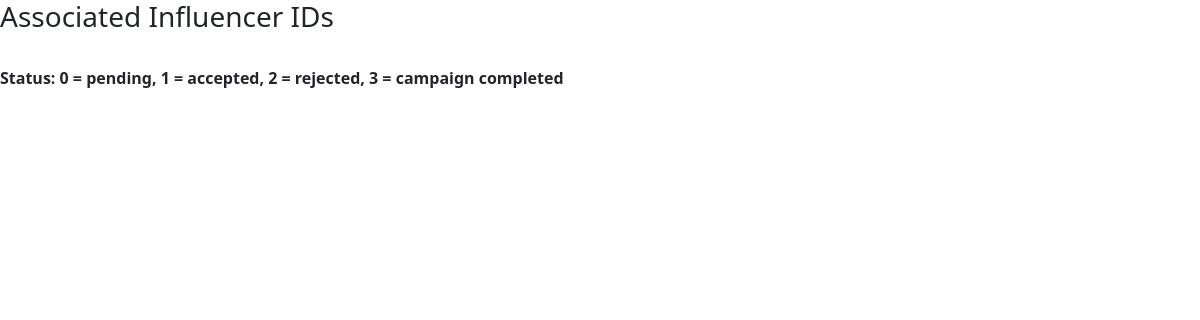
The app's page /sponsor/c/1, older data.
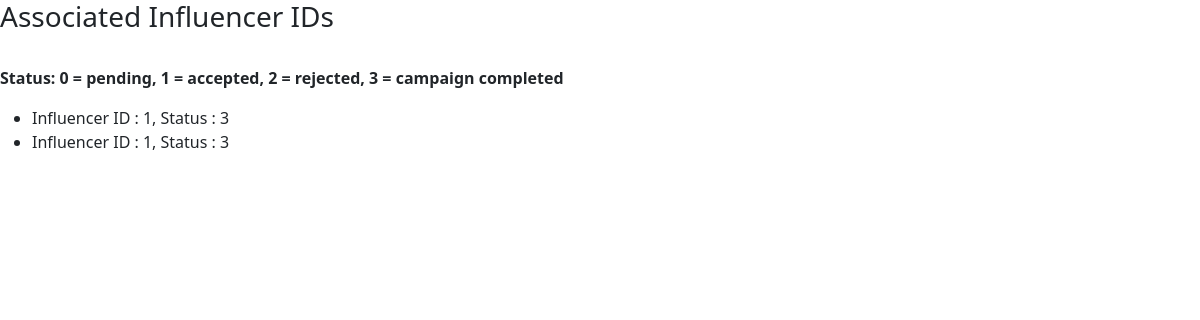
The same page, newer data.
### models.py (models this page shows)
class Influencer_Requests(db.Model):   ## requests from sponsor to influencer
    __tablename__ = "in_requests"
    rid = db.Column(db.Integer, primary_key = True, autoincrement = True)
    cid = db.Column(db.Integer,db.ForeignKey("campaigns.cid"),nullable=False)
    inf = db.Column(db.Integer,db.ForeignKey("influencer_user_info.user_id"),nullable=False)
    sp = db.Column(db.Integer,db.ForeignKey("sponsor_user_info.user_id"),nullable=False)
    payment = db.Column(db.Integer, nullable = False)
    message = db.Column(db.String, nullable = True)
    status = db.Column(db.Integer,nullable=False)  ## 0 > pending, 1 > accepted, 2 > rejected, 3 > completed

class Sponsor_Requests(db.Model):    ## requests from influencer to sponsor
    __tablename__ = "sp_requests"
    rid = db.Column(db.Integer, primary_key = True, autoincrement = True)
    cid = db.Column(db.Integer,db.ForeignKey("campaigns.cid"),nullable=False)
    payment = db.Column(db.Integer, nullable = False)
    message = db.Column(db.String, nullable = True)
    status = db.Column(db.Integer,nullable=False) ## 0 > pending, 1 > accepted, 2 > rejected, 3 > completed
    sp = db.Column(db.Integer,db.ForeignKey("sponsor_user_info.user_id"),nullable=False)
    inf = db.Column(db.Integer,db.ForeignKey("influencer_user_info.user_id"),nullable=False)

### app.py (the view)
@app.route('/sponsor/c/<string:cid>')
def camp_influencers(cid):
    infs = Influencer_Requests.query.filter(Influencer_Requests.cid == cid).all()
    infs += Sponsor_Requests.query.filter(Sponsor_Requests.cid == cid, Sponsor_Requests.status != 2).all()
    return render_template('sp_extra.html', content = infs)

### templates/sp_extra.html (shortened to what this page needs)
<!DOCTYPE html>
<html lang="en">
<head>
    <link href="https://cdn.jsdelivr.net/npm/bootstrap@5.3.3/dist/css/bootstrap.min.css" rel="stylesheet">
</head>
<body>
    <h3>Associated Influencer IDs</h3>
    <br>
    <p><b>Status: 0 = pending, 1 = accepted, 2 = rejected, 3 = campaign completed</b></p>
    <ul>
        {%for row in content%}
        <li>
            Influencer ID : {{row.inf}}, Status : {{row.status}}
        </li>
        {%endfor%}
    </ul>
</body>
</html>

Row changes from the older to the newer data that the page shows:
added Influencer_Requests: inf "1", status "3"
added Sponsor_Requests: inf "1", status "3"
